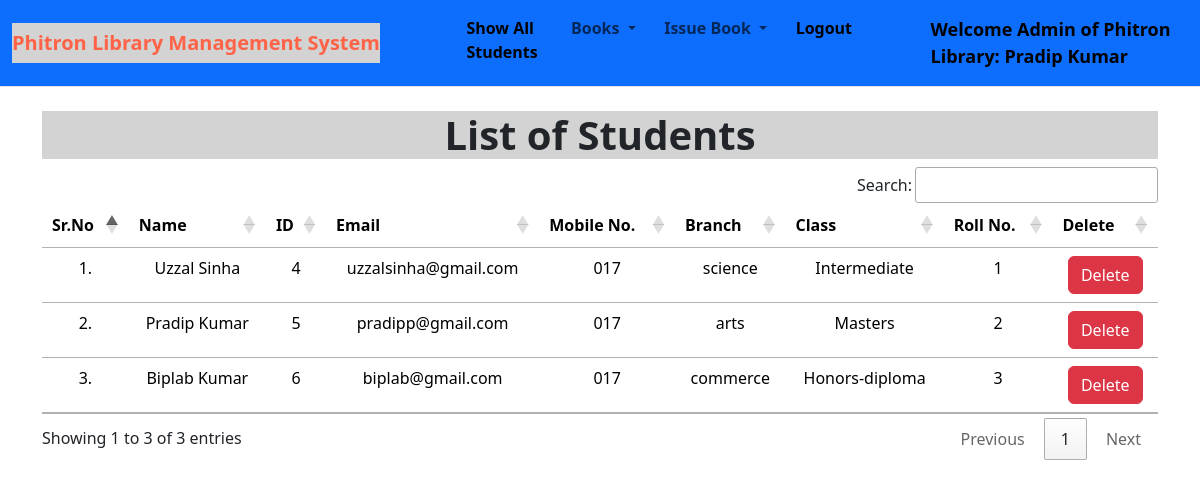
The page /show_students/ (signed in) on the database its author committed.
### book_app/models.py (models this page shows, shortened)
class Student(models.Model):
    user = models.OneToOneField(User, on_delete=models.CASCADE)
    classroom = models.CharField(max_length=12)
    branch = models.CharField(max_length=20)
    roll_no = models.CharField(max_length=5, blank=True)
    phone = models.CharField(max_length=11, blank=True)

### book_app/views.py (the view)
# urls.py: path("show_students/", views.show_students, name="show_students"),
@login_required(login_url = '/admin_login')
def show_students(request):
    students = Student.objects.all()
    return render(request, "show_students.html", {'students':students})

### book_app/templates/show_students.html (shortened to what this page needs)
{% extends 'admin_navbar.html' %}
{% load static %}
{% block body %}
<div class="container mt-4">
    <h1 class="text-center" style="font-weight: bold; background-color: lightgrey;">List of Students</h1>
    <table class="table table-hover" id="example">
        <thead>
            <tr class="text-center mt-4">
                <th>Sr.No</th>
                <th>Name</th>
                <th>ID</th>
                <th>Email</th>
                <th>Mobile No.</th>
                <th>Branch</th>
                <th>Class</th>
                <th>Roll No.</th>
                <th>Delete</th>
            </tr>
        </thead>
        <tbody>
            {% for student in students %}
            <tr class="text-center">
                <td>{{forloop.counter}}.</td>
                <td>{{student.user.get_full_name}}</td>
                <td>{{student.user.id}}</td>
                <td>{{student.user.email}}</td>
                <td>{{student.phone}}</td>
                <td>{{student.branch}}</td>
                <td>{{student.classroom}}</td>
                <td>{{student.roll_no}}</td>
                <td><a href="/delete_student/{{student.id}}/" class="btn btn-danger" onclick="return confirm('Are you confirm you want to delete this student?')">Delete</a></td>
            </tr>
            {% endfor %}
        </tbody>
    </table>
    </div>
{% endblock %}

### book_app/templates/admin_navbar.html (shortened to what this page needs)
<!doctype html>
{% load static %}
<html lang="en">
  <head>
    <link rel="stylesheet" href="{% static 'library/css/bootstrap.min.css' %}">
    <link rel="stylesheet" href="https://cdn.datatables.net/1.10.25/css/jquery.dataTables.min.css">
    <link rel="stylesheet" href="https://cdn.datatables.net/buttons/1.7.1/css/buttons.dataTables.min.css">
  </head>
  <body>
    <nav class="navbar navbar-expand-lg bg-primary border-bottom border-body">
        <div class="container-fluid">
          <a class="navbar-brand" href="#" style="font-weight: bold;background: lightgrey;color: tomato">Phitron Library Management System</a>
          <div class="collapse navbar-collapse" id="navbarSupportedContent">
            <ul class="navbar-nav me-auto mb-2 mb-lg-0">
              <li class="nav-item">
                <a class="nav-link active" aria-current="page" href="/show_students/" style="font-weight: bold;">Show All Students</a>
              </li>
              <li class="nav-item dropdown">
                <a class="nav-link dropdown-toggle" href="#" id="navbarDropdown" role="button" data-bs-toggle="dropdown" aria-expanded="false" style="font-weight: bold;">
                  Books
                </a>
              </li>
              <li class="nav-item dropdown">
                <a class="nav-link dropdown-toggle" href="#" id="navbarDropdown" role="button" data-bs-toggle="dropdown" aria-expanded="false" style="font-weight: bold;">
                  Issue Book
                </a>
              </li>
              <li class="nav-item">
                <a class="nav-link active" aria-current="page" href="/logout/" style="font-weight: bold;">Logout</a>
              </li>
              <li class="nav-item">
                <a style="font-weight:600; font-family:'Segoe UI', Tahoma, Geneva, Verdana, sans-serif; font-size: large;" class="nav-link active" href="#">Welcome Admin of Phitron Library: {{request.user}}</a>
              </li>
            </ul>
          </div>
        </div>
      </nav>
      {% block body %}
      {% endblock %}
  </body>
</html>

### rows shown on the page
Student: user.get_full_name "Uzzal Sinha", user.id "4", user.email "uzzalsinha@gmail.com", phone "017", branch "science", classroom "Intermediate", roll_no "1"
Student: user.get_full_name "Pradip Kumar", user.id "5", user.email "pradipp@gmail.com", phone "017", branch "arts", classroom "Masters", roll_no "2"
Student: user.get_full_name "Biplab Kumar", user.id "6", user.email "biplab@gmail.com", phone "017", branch "commerce", classroom "Honors-diploma", roll_no "3"

### other values the page prints
{{ request.user }} "Pradip Kumar"
